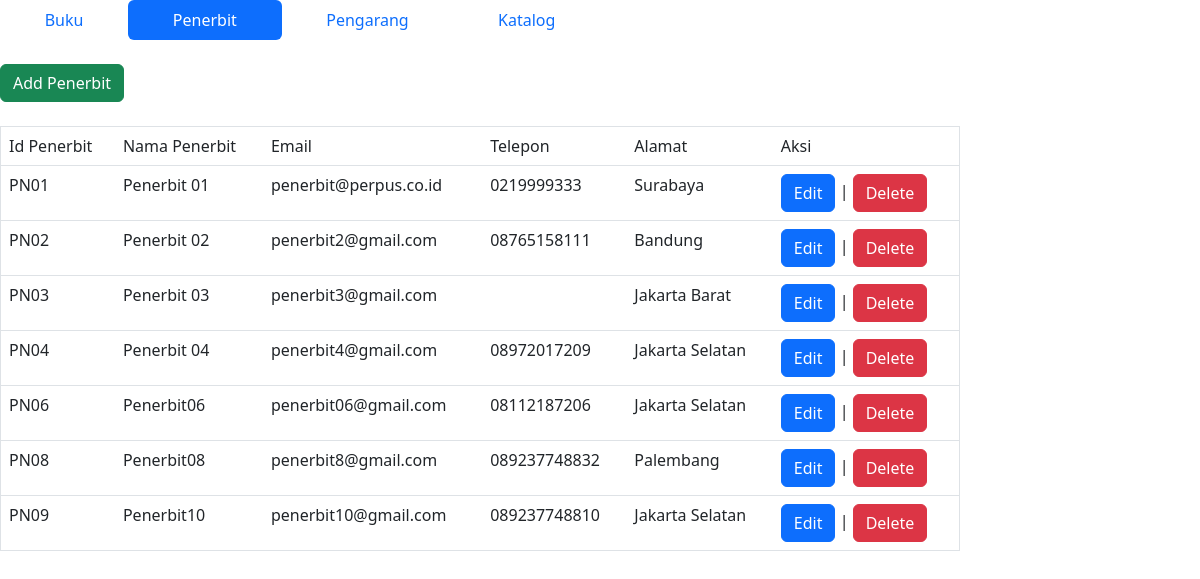
The page /penerbit.php on the database its author committed.
### tables this page shows
CREATE TABLE `penerbit` (
  `id_penerbit` varchar(8) NOT NULL,
  `nama_penerbit` varchar(255) DEFAULT NULL,
  `email` varchar(50) DEFAULT NULL,
  `telp` varchar(12) DEFAULT NULL,
  `alamat` varchar(255) DEFAULT NULL
);

### penerbit.php (the view, shortened to what this page needs)
<?php
    include_once("connect.php");
    $penerbit = mysqli_query($conn, "SELECT * FROM penerbit ORDER BY id_penerbit ASC");
?>
<html>
<head>
    <link href="https://cdn.jsdelivr.net/npm/bootstrap@5.2.0-beta1/dist/css/bootstrap.min.css" rel="stylesheet">
</head>
<body>
    <ul class="nav nav-pills nav-fill" style="width: 50%;">
    <li class="nav-item">
        <a class="nav-link" href="index.php">Buku</a>
    </li>
    <li class="nav-item">
        <a class="nav-link active" aria-current="page" href="#">Penerbit</a>
    </li>
    <li class="nav-item">
        <a class="nav-link" href="pengarang.php">Pengarang</a>
    </li>
    <li class="nav-item">
        <a class="nav-link" href="katalog.php">Katalog</a>
    </li>
    </ul>
    <br>
    <a class="btn btn-success" href="add_penerbit.php">Add Penerbit</a>
    <br><br>
    <table class="table" style="width: 80%;" border="1">
        <tr>
            <td>Id Penerbit</td>
            <td>Nama Penerbit</td>
            <td>Email</td>
            <td>Telepon</td>
            <td>Alamat</td>
            <td>Aksi</td>
        </tr>
        <?php
            while($data_penerbit = mysqli_fetch_array($penerbit)){
                echo "<tr>";
                    echo "<td>".$data_penerbit['id_penerbit']."</td>";
                    echo "<td>".$data_penerbit['nama_penerbit']."</td>";
                    echo "<td>".$data_penerbit['email']."</td>";
                    echo "<td>".$data_penerbit['telp']."</td>";
                    echo "<td>".$data_penerbit['alamat']."</td>";
                    echo "<td><a class='btn btn-primary' href='edit_penerbit.php?id_penerbit=$data_penerbit[id_penerbit]'>Edit<a> |
                                <a class='btn btn-danger' href='delete_penerbit.php?id_penerbit=$data_penerbit[id_penerbit]'>Delete</a></td>";
                echo "</tr>";
            }
        ?>
    </table>
</body>
</html>

### rows shown on the page
penerbit: id_penerbit "PN01", nama_penerbit "Penerbit 01", email "penerbit@perpus.co.id", telp "0219999333", alamat "Surabaya"
penerbit: id_penerbit "PN02", nama_penerbit "Penerbit 02", email "penerbit2@gmail.com", telp "08765158111", alamat "Bandung"
penerbit: id_penerbit "PN03", nama_penerbit "Penerbit 03", email "penerbit3@gmail.com", alamat "Jakarta Barat"
penerbit: id_penerbit "PN04", nama_penerbit "Penerbit 04", email "penerbit4@gmail.com", telp "08972017209", alamat "Jakarta Selatan"
penerbit: id_penerbit "PN06", nama_penerbit "Penerbit06", email "penerbit06@gmail.com", telp "08112187206", alamat "Jakarta Selatan"
penerbit: id_penerbit "PN08", nama_penerbit "Penerbit08", email "penerbit8@gmail.com", telp "089237748832", alamat "Palembang"
penerbit: id_penerbit "PN09", nama_penerbit "Penerbit10", email "penerbit10@gmail.com", telp "089237748810", alamat "Jakarta Selatan"
